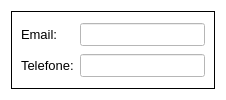
               <widget class="QFrame" name="frame_12">
                <property name="styleSheet">
                 <string notr="true">background-color: rgb(255, 255, 255);</string>
                </property>
                <property name="frameShape">
                 <enum>QFrame::NoFrame</enum>
                </property>
                <property name="frameShadow">
                 <enum>QFrame::Plain</enum>
                </property>
                <layout class="QGridLayout" name="gridLayout_47">
                 <item row="0" column="0">
                  <widget class="QFrame" name="frame_23">
                   <property name="frameShape">
                    <enum>QFrame::Box</enum>
                   </property>
                   <property name="frameShadow">
                    <enum>QFrame::Plain</enum>
                   </property>
                   <layout class="QGridLayout" name="gridLayout_48">
                    <item row="0" column="0">
                     <widget class="QLabel" name="label_106">
                      <property name="font">
                       <font>
                        <family>Arial</family>
                        <pointsize>10</pointsize>
                       </font>
                      </property>
                      <property name="text">
                       <string>Email:</string>
                      </property>
                     </widget>
                    </item>
                    <item row="0" column="1">
                     <widget class="QLineEdit" name="emailEmpresa">
                      <property name="font">
                       <font>
                        <family>Arial</family>
                        <pointsize>10</pointsize>
                       </font>
                      </property>
                      <property name="styleSheet">
                       <string notr="true">background-color: rgb(255, 255, 255);</string>
                      </property>
                      <property name="text">
                       <string/>
                      </property>
                     </widget>
                    </item>
                    <item row="1" column="0">
                     <widget class="QLabel" name="label_107">
                      <property name="font">
                       <font>
                        <family>Arial</family>
                        <pointsize>10</pointsize>
                       </font>
                      </property>
                      <property name="text">
                       <string>Telefone:</string>
                      </property>
                     </widget>
                    </item>
                    <item row="1" column="1">
                     <widget class="QLineEdit" name="telefoneEmpresa">
                      <property name="font">
                       <font>
                        <family>Arial</family>
                        <pointsize>10</pointsize>
                       </font>
                      </property>
                      <property name="styleSheet">
                       <string notr="true">background-color: rgb(255, 255, 255);</string>
                      </property>
                      <property name="text">
                       <string/>
                      </property>
                     </widget>
                    </item>
                   </layout>
                  </widget>
                 </item>
                </layout>
               </widget>
